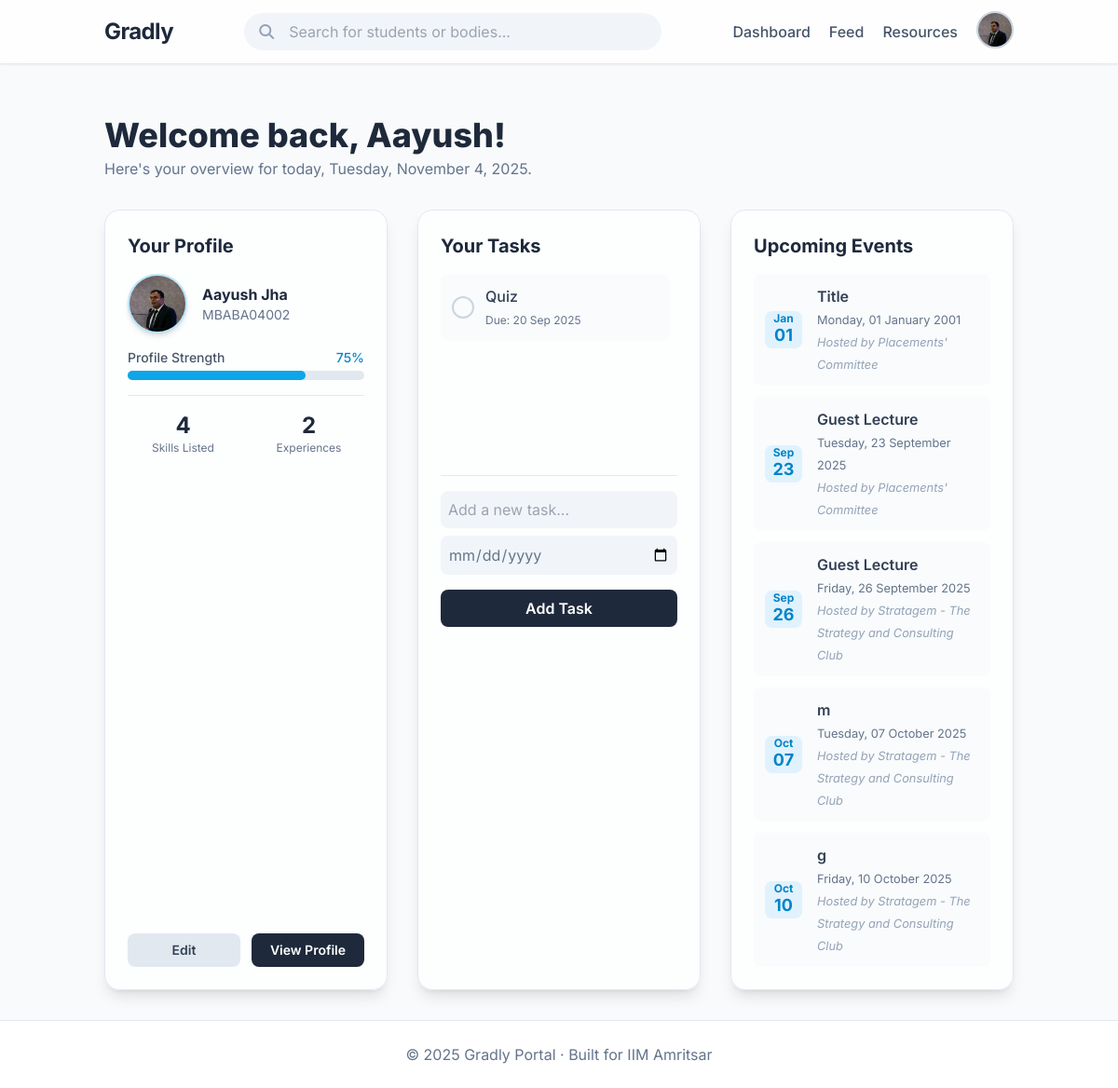
The page /dashboard (signed in) on the database its author committed.
### models.py (models this page shows, shortened)
class User(db.Model, UserMixin):
    id = db.Column(db.String(15), primary_key=True)
    name = db.Column(db.String(100), nullable=False)
    email = db.Column(db.String(120), unique=True, nullable=False)
    password = db.Column(db.String(200), nullable=False)
    cgpa = db.Column(db.Float, nullable=True)
    resume = db.Column(db.String(200), nullable=True)
    phone = db.Column(db.String(20), nullable=True)
    profile_pic = db.Column(db.String(200), nullable=True)
    show_email = db.Column(db.Boolean, default=True)
    show_phone = db.Column(db.Boolean, default=True)
    show_cgpa = db.Column(db.Boolean, default=True)
    work_experiences = db.relationship('WorkExperience', backref='user', lazy=True)
    internships = db.relationship('Internship', backref='user', lazy=True)
    certifications = db.relationship('Certification', backref='user', lazy=True)
    skills = db.relationship('Skill', backref='user', lazy=True)
    hobbies = db.relationship('Hobby', backref='user', lazy=True)
    comments = db.relationship("PostComment", backref="author", lazy=True, cascade="all, delete-orphan")
    votes = db.relationship("PostVote", backref="voter", lazy=True, cascade="all, delete-orphan")
    @property
    def user_type(self):
        return "student"

class Task(db.Model):
    id = db.Column(db.Integer, primary_key=True)
    title = db.Column(db.String(200), nullable=False)
    due_date = db.Column(db.DateTime, nullable=True)
    is_done = db.Column(db.Boolean, default=False)
    user_id = db.Column(db.Integer, db.ForeignKey('user.id'))

class BodyEvent(db.Model):
    id = db.Column(db.Integer, primary_key=True)
    title = db.Column(db.String(250), nullable=False)
    description = db.Column(db.Text, nullable=True)
    poster = db.Column(db.String(200), nullable=True)  # path in static/uploads/
    date = db.Column(db.DateTime, default=datetime.utcnow)
    body_id = db.Column(db.Integer, db.ForeignKey('student_body.id'), nullable=False)

class StudentBody(db.Model, UserMixin):
    id = db.Column(db.Integer, primary_key=True)
    name = db.Column(db.String(200), nullable=False)
    email = db.Column(db.String(200), unique=True, nullable=False)
    body_type = db.Column(db.String(100), nullable=True)
    description = db.Column(db.Text, nullable=True)
    password = db.Column(db.String(200), nullable=False)
    logo = db.Column(db.String(200), nullable=True)
    posts = db.relationship("StudentBodyPost", backref="student_body", lazy=True, cascade="all, delete-orphan")
    events = db.relationship("BodyEvent", backref="body", lazy=True, cascade="all, delete-orphan")

### routes/dashboard.py (the view, shortened to what this page needs)
@dashboard_bp.route('/dashboard', methods=['GET', 'POST'])
@login_required
def dashboard():
    tasks = Task.query.filter_by(user_id=current_user.id).order_by(Task.due_date).all()
    body_events = BodyEvent.query.order_by(BodyEvent.date.asc()).limit(5).all()
    form = TaskForm()
    return render_template(
        "dashboard.html",
        tasks=tasks,
        events=body_events,   # ✅ pass body events here
        form=form
    )

### forms.py
class TaskForm(FlaskForm):
    title = StringField('Task Title', validators=[DataRequired()])
    due_date = DateField('Deadline', format='%Y-%m-%d', validators=[DataRequired()])
    submit = SubmitField('Add Task')

### app.py (called while the page is built)
@login_manager.user_loader
def load_user(user_id):
    if user_id.startswith("U_"):
        roll = user_id.split("_", 1)[1]   # keep string as-is
        return User.query.get(roll)
    elif user_id.startswith("B_"):
        body_id = user_id.split("_", 1)[1]
        return StudentBody.query.get(int(body_id))
    return None

@app.before_request
def create_tables():
    db.create_all()

### templates/dashboard.html (shortened to what this page needs)
{% extends "base.html" %}
{% block content %}
<div class="mb-8">
    <h1 class="text-4xl font-extrabold text-slate-800">Welcome back, {{ current_user.name.split(' ')[0] }}!</h1>
    <p id="current-date" class="text-slate-500 mt-1">Here's your overview for today.</p>
</div>
<div class="grid md:grid-cols-3 gap-8">
    <div class="flex flex-col bg-white/70 backdrop-blur-lg p-6 rounded-2xl shadow-lg border border-slate-200">
        <h2 class="text-xl font-bold text-slate-800 mb-4">Your Profile</h2>
        <div class="flex items-center space-x-4 mb-4">
            <div class="w-16 h-16 rounded-full overflow-hidden border-2 border-sky-200 shadow-md bg-slate-200">
                {% if current_user.profile_pic %}
                <img src="{{ url_for('static', filename=current_user.profile_pic) }}" alt="Profile Picture"
                    class="w-full h-full object-cover">
                {% else %}
                <img src="{{ url_for('static', filename='default-profile.png') }}" alt="Default Picture"
                    class="w-full h-full object-cover">
                {% endif %}
            </div>
            <div>
                <p class="font-bold text-slate-800">{{ current_user.name }}</p>
                <p class="text-sm text-slate-500">{{ current_user.id }}</p>
            </div>
        </div>
        {% set total_items = 8 %}
        {% set completed_items = 0 %}
        {% if current_user.profile_pic %}{% set completed_items = completed_items + 1 %}{% endif %}
        {% if current_user.resume %}{% set completed_items = completed_items + 1 %}{% endif %}
        {% if current_user.phone %}{% set completed_items = completed_items + 1 %}{% endif %}
        {% if current_user.cgpa %}{% set completed_items = completed_items + 1 %}{% endif %}
        {% if current_user.work_experiences|length > 0 %}{% set completed_items = completed_items + 1 %}{% endif %}
        {% if current_user.internships|length > 0 %}{% set completed_items = completed_items + 1 %}{% endif %}
        {% if current_user.skills|length > 0 %}{% set completed_items = completed_items + 1 %}{% endif %}
        {% if current_user.certifications|length > 0 %}{% set completed_items = completed_items + 1 %}{% endif %}
        {% set percentage = (completed_items / total_items * 100)|round|int %}
        <div class="mb-4">
            <div class="flex justify-between mb-1">
                <span class="text-sm font-medium text-slate-600">Profile Strength</span>
                <span class="text-sm font-medium text-sky-600">{{ percentage }}%</span>
            </div>
            <div class="w-full bg-slate-200 rounded-full h-2.5">
                <div class="bg-sky-500 h-2.5 rounded-full transition-all duration-500" style="width: {{percentage}}%">
                </div>
            </div>
        </div>
        <div class="grid grid-cols-2 gap-4 text-center border-t border-slate-200 pt-4 mb-4">
            <div>
                <p class="text-2xl font-bold text-slate-800">{{ current_user.skills|length }}</p>
                <p class="text-xs text-slate-500">Skills Listed</p>
            </div>
            <div>
                <p class="text-2xl font-bold text-slate-800">{{ (current_user.work_experiences|length) +
                    (current_user.internships|length) }}</p>
                <p class="text-xs text-slate-500">Experiences</p>
            </div>
        </div>
        <div class="mt-auto flex gap-3">
            <a href="{{ url_for('profile.edit_profile') }}"
                class="w-1/2 text-center bg-slate-200 text-slate-700 px-4 py-2 rounded-lg font-semibold hover:bg-slate-300 transition-all text-sm">
                Edit
            </a>
            <a href="{{ url_for('profile.view_profile', user_id=current_user.id) }}"
                class="w-1/2 text-center bg-slate-800 text-white px-4 py-2 rounded-lg font-semibold hover:bg-sky-500 transition-all text-sm">
                View Profile
            </a>
        </div>
    </div>
    <div class="bg-white/70 backdrop-blur-lg p-6 rounded-2xl shadow-lg border border-slate-200">
        <h2 class="text-xl font-bold text-slate-800 mb-4">Your Tasks</h2>
        <ul class="space-y-3 mb-6 h-48 overflow-y-auto pr-2">
            {% for task in tasks %}
            <li class="flex justify-between items-center bg-slate-50/80 p-3 rounded-lg">
                <div class="flex items-center space-x-3">
                    <form method="POST" action="{{ url_for('tasks.toggle_task', task_id=task.id) }}">
                        <button type="submit"
                            class="w-6 h-6 rounded-full border-2 border-slate-300 flex items-center justify-center transition-all duration-200
                                {% if task.is_done %}bg-green-500 border-green-500{% else %}hover:border-sky-400{% endif %}">
                        </button>
                    </form>
                    <div class="{% if task.is_done %}line-through text-slate-400{% else %}text-slate-700{% endif %}">
                        <p class="font-medium">{{ task.title }}</p>
                        <small class="text-xs {% if task.is_done %}text-slate-400{% else %}text-slate-500{% endif %}">
                            Due: {{ task.due_date.strftime('%d %b %Y') if task.due_date else 'No deadline' }}
                        </small>
                    </div>
                </div>
            </li>
            {% else %}
            <p class="text-slate-500 text-center py-10">You're all caught up!</p>
            {% endfor %}
        </ul>
        <form method="POST" class="mt-4 border-t border-slate-200 pt-4">
            {{ form.title(class="w-full p-2 bg-slate-100 border-transparent rounded-lg mb-2 focus:ring-2
            focus:ring-sky-500 transition", placeholder="Add a new task...") }}
            {{ form.due_date(class="w-full p-2 bg-slate-100 border-transparent rounded-lg mb-2 focus:ring-2
            focus:ring-sky-500 transition text-slate-500", type="date") }}
            {{ form.submit(class="mt-2 w-full bg-slate-800 text-white font-semibold py-2 rounded-lg hover:bg-sky-500
            transition-all duration-300") }}
        </form>
    </div>
<div class="bg-white/70 backdrop-blur-lg p-6 rounded-2xl shadow-lg border border-slate-200">
    <h2 class="text-xl font-bold text-slate-800 mb-4">Upcoming Events</h2>
    <ul class="space-y-3">
        {% for event in events %}
        <li class="bg-slate-50/80 p-3 rounded-lg flex items-center space-x-4">
            <div
                class="flex-shrink-0 bg-sky-100 text-sky-600 h-10 w-10 rounded-lg flex flex-col items-center justify-center font-bold">
                <span class="text-xs -mb-1">{{ event.date.strftime('%b') }}</span>
                <span class="text-lg">{{ event.date.strftime('%d') }}</span>
            </div>
            <div>
                <p class="font-semibold text-slate-700">{{ event.title }}</p>
                <small class="text-slate-500">{{ event.date.strftime('%A, %d %B %Y') }}</small>
                <br>
                <small class="text-slate-400 italic">Hosted by {{ event.body.name }}</small>
            </div>
        </li>
        {% else %}
        <p class="text-slate-500">No upcoming events listed.</p>
        {% endfor %}
    </ul>
</div>
</div>
{% endblock %}

### templates/base.html (shortened to what this page needs)
<!DOCTYPE html>
<html lang="en" class="scroll-smooth">
<head>
    <script src="https://cdn.tailwindcss.com"></script>
    <link rel="stylesheet" href="https://cdnjs.cloudflare.com/ajax/libs/font-awesome/6.5.2/css/all.min.css"
 />
</head>
<body class="bg-slate-50 text-slate-800 flex flex-col min-h-screen">
    <nav class="sticky top-0 z-50 bg-white/80 backdrop-blur-lg shadow-sm border-b border-slate-200">
        <div class="container mx-auto px-6 py-3 flex justify-between items-center">
            <a href="{% if current_user.is_authenticated and current_user.user_type == 'body' %}
                     {{ url_for('studentbody.body_home', body_id=current_user.id) }}
                  {% else %}
                     {{ url_for('home') }}
                  {% endif %}" class="text-2xl font-bold text-slate-800 tracking-tight">
                Gradly
            </a>
            {% if current_user.is_authenticated %}
            <div class="relative w-full max-w-md hidden md:block">
                <i class="fa fa-search absolute left-4 top-1/2 -translate-y-1/2 text-slate-400"></i>
                <input id="search-bar" type="text" placeholder="Search for students or bodies..."
                    class="w-full pl-12 pr-4 py-2 rounded-full bg-slate-100 border-transparent focus:outline-none focus:ring-2 focus:ring-sky-500 transition-all">
            </div>
            {% endif %}
            <div class="flex items-center space-x-5">
                {% if current_user.is_authenticated %}
                {% if current_user.user_type == "student" %}
                <a href="{{ url_for('dashboard.dashboard') }}"
                    class="text-slate-600 hover:text-sky-500 font-medium transition-colors">Dashboard</a>
                {% elif current_user.user_type == "body" %}
                <a href="{{ url_for('studentbody.body_dashboard', body_id=current_user.id) }}"
                    class="text-slate-600 hover:text-pink-500 font-medium transition-colors">Dashboard</a>
                {% endif %}
                <a href="{{ url_for('posts.feed') }}"
                    class="text-slate-600 hover:text-emerald-500 font-medium transition-colors">Feed</a>
                <a href="{{ url_for('resources.resources') }}"
                    class="text-slate-600 hover:text-sky-500 font-medium transition-colors">Resources</a>
                <div class="relative" x-data="{ open: false }">
                    <button @click="open = !open"
                        class="w-10 h-10 rounded-full overflow-hidden border-2 border-slate-300 focus:outline-none">
                        {% if current_user.profile_pic %}
                        <img src="{{ url_for('static', filename=current_user.profile_pic) }}" alt="Profile Picture"
                            class="w-full h-full object-cover">
                        {% else %}
                        <img src="{{ url_for('static', filename='default-profile.png') }}" alt="Default Picture"
                            class="w-full h-full object-cover">
                        {% endif %}
                    </button>
                </div>
                {% else %}
                <a href="{{ url_for('auth.login') }}"
                    class="text-slate-600 hover:text-sky-500 font-medium transition-colors">Login</a>
                <a href="{{ url_for('auth.register') }}"
                    class="bg-sky-500 text-white px-4 py-2 rounded-full text-sm font-semibold hover:bg-sky-600 transition-all duration-300">Register</a>
                {% endif %}
            </div>
        </div>
    </nav>
    <main class="container mx-auto px-6 py-8 flex-grow">
        <div class="content-fade-in">
            {% block content %}{% endblock %}
        </div>
    </main>
    <footer class="bg-white border-t border-slate-200 text-center py-6 mt-auto">
        <p class="text-slate-500">&copy; 2025 Gradly Portal · Built for IIM Amritsar</p>
    </footer>
</body>
</html>

### templates/base.html (style rules this page uses)
body { font-family: 'Inter', sans-serif; }
.content-fade-in { animation: fadeIn 0.6s ease-in-out forwards; }

### rows shown on the page
User: profile_pic (picture), name "Aayush", name "Aayush Jha", id "MBABA04002"
Task: is_done False (drawn), title "Quiz", due_date "20 Sep 2025"
BodyEvent: date "Jan", date "01", title "Title", date "Monday, 01 January 2001", body.name "Placements' Committee"
BodyEvent: date "Sep", date "23", title "Guest Lecture", date "Tuesday, 23 September 2025", body.name "Placements' Committee"
BodyEvent: date "Sep", date "26", title "Guest Lecture", date "Friday, 26 September 2025", body.name "Stratagem - The Strategy and Consulting Club"
BodyEvent: date "Oct", date "07", title "m", date "Tuesday, 07 October 2025", body.name "Stratagem - The Strategy and Consulting Club"
BodyEvent: date "Oct", date "10", title "g", date "Friday, 10 October 2025", body.name "Stratagem - The Strategy and Consulting Club"

### other values the page prints
{{ percentage }} "75"
{{ current_user.skills|length }} "4"
